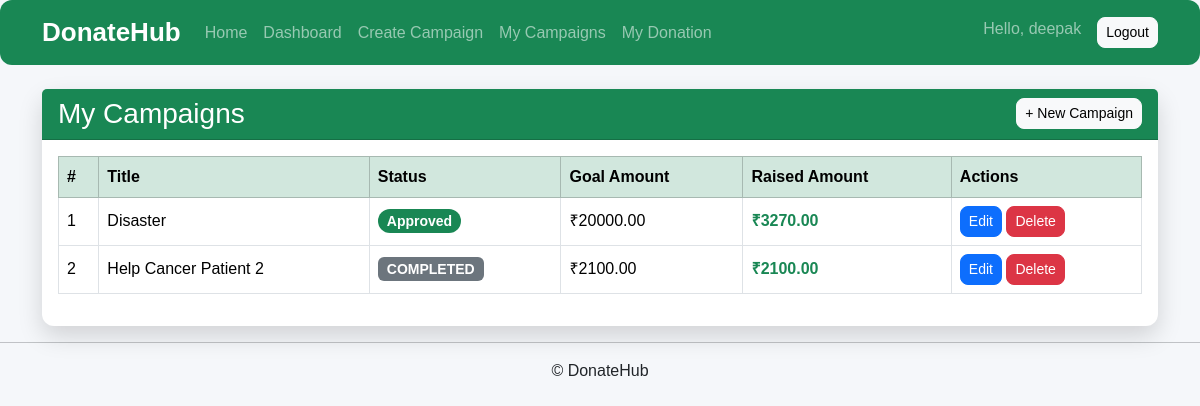
Before: /campaigns/my/ (signed in) with the older database file.
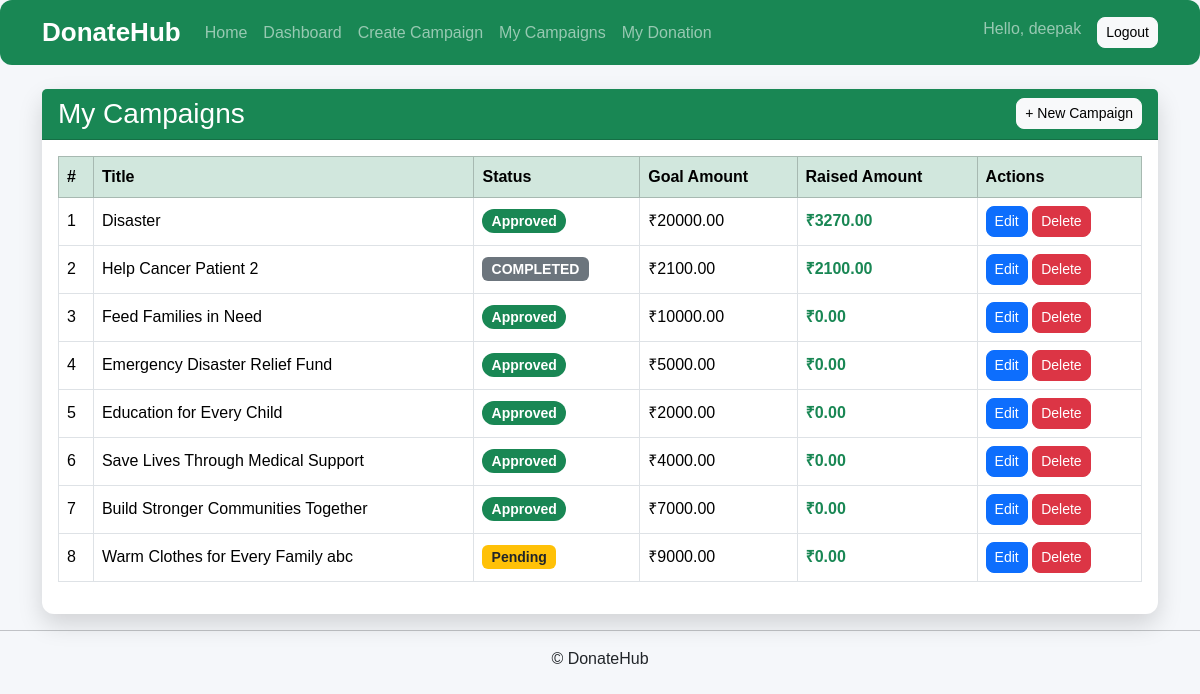
After: the same page with the newer database file.
### accounts/models.py (models this page shows, shortened)
class User(AbstractUser):
    DONOR = "DONOR"
    NGO = "NGO"
    ROLE_CHOICES = [
        (DONOR, "Donor"),
        (NGO, "NGO"),
    ]
    role = models.CharField(
        max_length=10,
        choices=ROLE_CHOICES,
        default=DONOR
    )
    phone = models.CharField(max_length=15, blank=True)

### campaigns/models.py (models this page shows, shortened)
class Campaign(models.Model):
    CATEGORY_CHOICES = [
        ("OTHER", "Other"),
        ("MEDICAL", "Medical"),
        ("EDUCATION", "Education"),
        ("FOOD", "Food"),
        ("DISASTER", "Disaster Relief"),
    ]
    STATUS_CHOICES = [
        ("PENDING", "Pending"),
        ("APPROVED", "Approved"),
        ("REJECTED", "Rejected"),
        ("COMPLETED", "Completed"),
    ]
    ngo = models.ForeignKey(
        settings.AUTH_USER_MODEL,
        on_delete=models.CASCADE,
        related_name="campaigns"
    )
    title = models.CharField(
        max_length=200
    )
    description = models.TextField()
    category = models.CharField(
        max_length=20,
        choices=CATEGORY_CHOICES,
        default="OTHER"
    )
    goal_amount = models.DecimalField(
        max_digits=10,
        decimal_places=2
    )
    raised_amount = models.DecimalField(
        max_digits=10,
        decimal_places=2,
        default=0
    )
    image = models.ImageField(
        upload_to="campaigns/",
        blank=True,
        null=True
    )
    status = models.CharField(
        max_length=20,
        choices=STATUS_CHOICES,
        default="PENDING"
    )
    created_at = models.DateTimeField(
        auto_now_add=True
    )

### campaigns/views.py (the view)
@login_required
def my_campaigns(request):
    if request.user.role !="NGO":
        return redirect("home")
    campaigns=Campaign.objects.filter(
        ngo=request.user
    )
    return render(
        request,
        "campaigns/my_campaigns.html",
        {
            "campaigns":campaigns
        }
    )

### templates/campaigns/my_campaigns.html (shortened to what this page needs)
{% extends "base.html" %}
{% block content %}
<div class="card shadow">
    <div class="card-header bg-success text-white d-flex justify-content-between align-items-center">
        <h3 class="mb-0">My Campaigns</h3>
        <a href="{% url 'create_campaign' %}" class="btn btn-light btn-sm">
            + New Campaign
        </a>
    </div>
    <div class="card-body">
        {% if campaigns %}
        <div class="table-responsive">
            <table class="table table-hover table-bordered align-middle">
                <thead class="table-success">
                    <tr>
                        <th>#</th>
                        <th>Title</th>
                        <th>Status</th>
                        <th>Goal Amount</th>
                        <th>Raised Amount</th>
                        <th>Actions</th>
                    </tr>
                </thead>
                <tbody>
                    {% for campaign in campaigns %}
                    <tr>
                        <td>{{ forloop.counter }}</td>
                        <td>{{ campaign.title }}</td>
                        <td>
                            {% if campaign.status == "APPROVED" %}
                                <span class="badge bg-success">Approved</span>
                            {% elif campaign.status == "PENDING" %}
                                <span class="badge bg-warning text-dark">Pending</span>
                            {% elif campaign.status == "REJECTED" %}
                                <span class="badge bg-danger">Rejected</span>
                            {% else %}
                                <span class="badge bg-secondary">{{ campaign.status }}</span>
                            {% endif %}
                        </td>
                        <td>₹{{ campaign.goal_amount }}</td>
                        <td class="text-success fw-bold">
                            ₹{{ campaign.raised_amount }}
                        </td>
                        <td>
                            <a href="{% url 'edit_campaign' campaign.id %}"
                                class="btn btn-primary btn-sm">
                                Edit
                            </a>
                            <form method="POST"
                                    action="{% url 'delete_campaign' campaign.id %}"
                                    style="display:inline;"
                                    onsubmit="return confirm('Are you sure you want to delete this campaign?');">
                                <button class="btn btn-danger btn-sm">
                                Delete
                            </button>
                            </form>
                        </td>
                    </tr>
                    {% endfor %}
                </tbody>
            </table>
        </div>
        {% endif %}
    </div>
</div>
{% endblock %}

### templates/base.html (shortened to what this page needs)
{% load static %}
<!DOCTYPE html>
<html lang="en">
<head>
    <link href="https://cdn.jsdelivr.net/npm/bootstrap@5.3.7/dist/css/bootstrap.min.css" rel="stylesheet">
    <link rel="stylesheet" href="{% static 'css/style.css' %}">
</head>
<body>
    {% include 'partials/navbar.html' %}
    <div class="container mt-4">
        {% block content %}
        {% endblock %}
    </div>
    {% include 'partials/footer.html' %}
</body>
</html>

### templates/partials/navbar.html (shortened to what this page needs)
<nav class="navbar navbar-expand-lg navbar-dark bg-success">
    <div class="container">
        <a class="navbar-brand fw-bold">
            DonateHub
        </a>
        <div class="collapse navbar-collapse" id="navbarNav">
            <ul class="navbar-nav me-auto">
                <li class="nav-item">
                    <a class="nav-link" href="/">Home</a>
                </li>
                {% if user.is_authenticated %}
                    {% if user.role == "DONOR" %}
                        <li class="nav-item">
                            <a class="nav-link" href="{% url 'donor_dashboard' %}">
                                Dashboard
                            </a>
                        </li>
                        <li class="nav-item">
                            <a class="nav-link" href="{% url 'my_donations' %}">
                                My Donations
                            </a>
                        </li>
                    {% elif user.role == "NGO" %}
                        <li class="nav-item">
                            <a class="nav-link" href="{% url 'ngo_dashboard' %}">
                                Dashboard
                            </a>
                        </li>
                        <li class="nav-item">
                            <a class="nav-link" href="{% url 'create_campaign' %}">
                                Create Campaign
                            </a>
                        </li>
                        <li class="nav-item">
                            <a class="nav-link" href="{% url 'my_campaigns' %}">
                                My Campaigns
                            </a>
                        </li>
                        <li class="nav-item">
                            <a class="nav-link" href="{% url 'my_donations' %}">
                                My Donation
                            </a>
                        </li>
                    {% endif %}
                {% endif %}
            </ul>
            <ul class="navbar-nav">
                {% if user.is_authenticated %}
                    <li class="nav-item">
                        <span class="navbar-text me-3">
                            Hello, {{ user.username }}
                        </span>
                    </li>
                    <li class="nav-item">
                        <a class="btn btn-light btn-sm" href="{% url 'logout' %}">
                            Logout
                        </a>
                    </li>
                {% endif %}
            </ul>
        </div>
    </div>
</nav>

### templates/partials/footer.html
<hr>
<p align="center">© DonateHub</p>

### static/css/style.css (style rules this page uses)
body { background:#f5f7fa; font-family:Arial, Helvetica, sans-serif; }
.navbar-brand { font-size:26px; font-weight:bold; }
.nav-link { font-weight:500; }
.btn { border-radius:8px; }
.card { border:none; border-radius:12px; transition:.3s; }
.badge { font-size:14px; }
.bg-success { border-radius:12px; }
.shadow { box-shadow:0 10px 25px rgba(0,0,0,.15)!important; }

Changed rows visible on the page:
added Campaign: title "Feed Families in Need", status "Approved", goal_amount "10000.00", raised_amount "0.00"
added Campaign: title "Emergency Disaster Relief Fund", status "Approved", goal_amount "5000.00", raised_amount "0.00"
added Campaign: title "Education for Every Child", status "Approved", goal_amount "2000.00", raised_amount "0.00"
added Campaign: title "Save Lives Through Medical Support", status "Approved", goal_amount "4000.00", raised_amount "0.00"
added Campaign: title "Build Stronger Communities Together", status "Approved", goal_amount "7000.00", raised_amount "0.00"
added Campaign: title "Warm Clothes for Every Family abc", status "Pending", goal_amount "9000.00", raised_amount "0.00"
